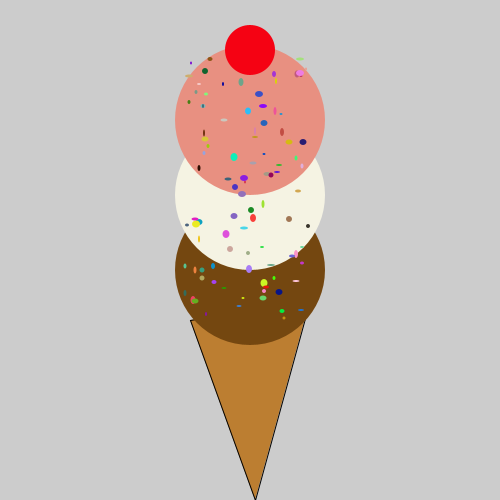
Frame 1 (no input)
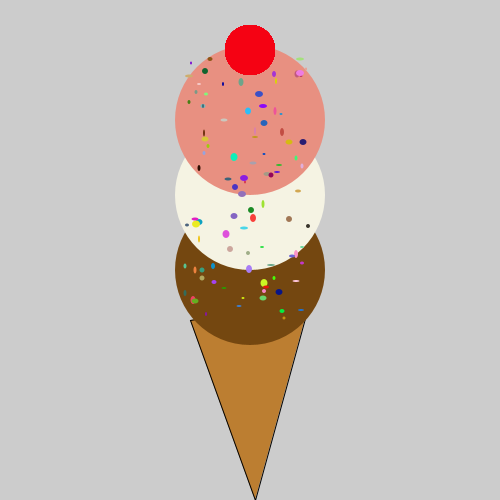
Frame 60 (the mouse pressed at the canvas centre just before this capture)
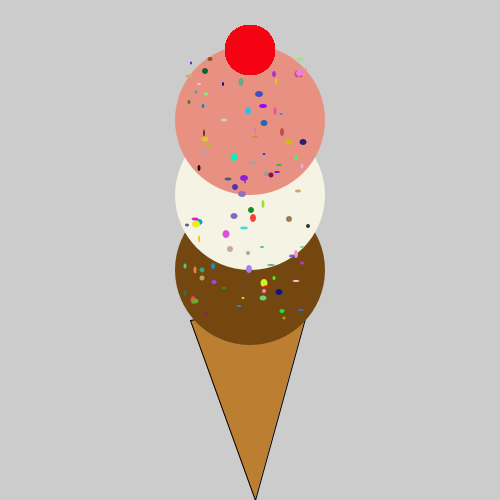
Frame 120 (the mouse held since frame 60 and released just before this capture)

The Processing sketch that drew these frames (run headless with seeded random() and noise(); from frame 60 on, the mouse is pressed at the canvas centre):

// Processing sketch: ice_cream_shop
// ── ice_cream_shop.pde


 // Draw an ice cream cone with many flavors and lots of sprinkles!
int h = 5;
void setup(){

     size(500,500);
     
     // Call the makeIceCreamCone() method below to make an ice cream cone
    makeIceCreamCone();
     

     // Use the addScoop method below to add as many scoops of ice cream as you want
     // Choose a different flavor for each scoop
addScoop("chocolate");
addScoop("Vanilla");
addScoop("Strawberry");
     // Use the method provided to add some sprinkles to your ice cream
addSprinkle(100);
     // Write code to add a cherry to the top of your ice cream. Hint: ellipse

}
void draw() {
  fill(#F50213);
  ellipse(250,50, 50,50);
}

/***********  These are methods for you to use. DON'T CHANGE CODE BELOW THIS LINE !!!   *****************/

//Icecream recipe
int SCOOPSIZE = 150;
int scoops = 0;
int coneY = 320;


void makeIceCreamCone(){
     //noStroke();
     fill(188,126,49);
     triangle(190,320,310,300,255,500);
}


void addScoop(String flavor){
     noStroke();
     if(flavor.equalsIgnoreCase("chocolate")){
         fill(116,71,16);
     }
     else if(flavor.equalsIgnoreCase("Strawberry")){
         fill( 232 ,144,129);
     }
     else if(flavor.equalsIgnoreCase("Vanilla")){
         fill(245, 243, 227);
     } else{
         println("ERROR: We don't have the flavor "+ flavor); 
         return;
     }
     ellipse(width/2,coneY - 50 - (SCOOPSIZE*scoops)/2,SCOOPSIZE,SCOOPSIZE);
     scoops++;
}


void addSprinkle(int numberOfSprinkles){
    for(int i = 0; i < numberOfSprinkles; i++){
         fill(random(256),random(256),random(256));
         int minX = width/2-SCOOPSIZE/2 + 10;
         int maxX = SCOOPSIZE/3 +width/2 +10;
         int minY = coneY-((SCOOPSIZE)*scoops)/2-40;
         int maxY = coneY;
         int sprinkleAreaX = (int)random(minX, maxX);
         int sprinkleAreaY = (int)random(minY, maxY);
         int sprinkleWidth = (int)random(2,9);
         int sprinkleHeight = (int)random(2,9);
         ellipse(sprinkleAreaX,sprinkleAreaY,sprinkleHeight,sprinkleWidth);
     }
}
